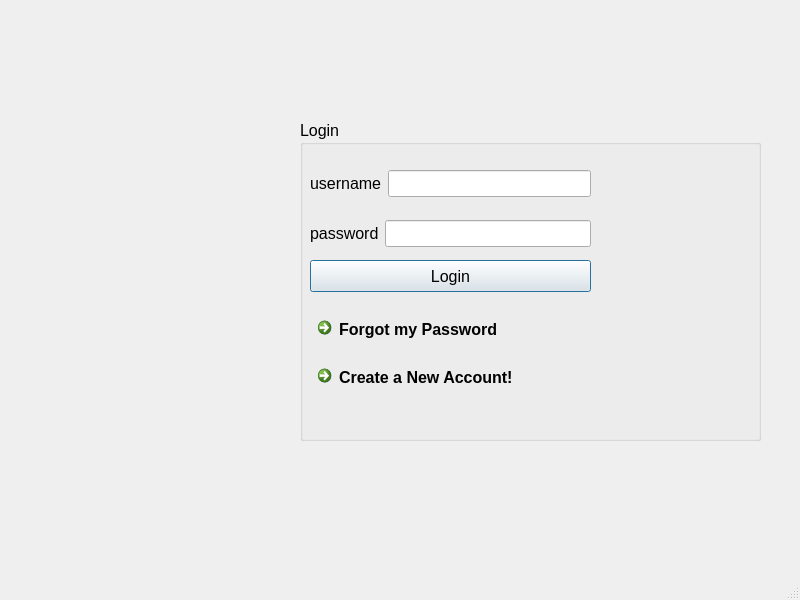
<?xml version="1.0" encoding="UTF-8"?>
<ui version="4.0">
 <class>LOGIN</class>
 <widget class="QMainWindow" name="LOGIN">
  <property name="geometry">
   <rect>
    <x>0</x>
    <y>0</y>
    <width>800</width>
    <height>600</height>
   </rect>
  </property>
  <property name="windowTitle">
   <string>LOGIN</string>
  </property>
  <widget class="QWidget" name="centralwidget">
   <widget class="QLabel" name="logoLabel">
    <property name="geometry">
     <rect>
      <x>0</x>
      <y>0</y>
      <width>161</width>
      <height>151</height>
     </rect>
    </property>
    <property name="text">
     <string/>
    </property>
   </widget>
   <widget class="QGroupBox" name="groupBox">
    <property name="geometry">
     <rect>
      <x>300</x>
      <y>120</y>
      <width>461</width>
      <height>321</height>
     </rect>
    </property>
    <property name="font">
     <font>
      <pointsize>12</pointsize>
     </font>
    </property>
    <property name="title">
     <string>Login</string>
    </property>
    <widget class="QPushButton" name="Login_Button">
     <property name="geometry">
      <rect>
       <x>10</x>
       <y>140</y>
       <width>281</width>
       <height>32</height>
      </rect>
     </property>
     <property name="text">
      <string>Login</string>
     </property>
     <property name="autoDefault">
      <bool>true</bool>
     </property>
     <property name="default">
      <bool>true</bool>
     </property>
    </widget>
    <widget class="QWidget" name="layoutWidget">
     <property name="geometry">
      <rect>
       <x>10</x>
       <y>190</y>
       <width>281</width>
       <height>90</height>
      </rect>
     </property>
     <layout class="QVBoxLayout" name="verticalLayout">
      <item>
       <widget class="QCommandLinkButton" name="commandLinkButton_ForgotMyPassword">
        <property name="text">
         <string>Forgot my Password</string>
        </property>
       </widget>
      </item>
      <item>
       <widget class="QCommandLinkButton" name="commandLinkButton_CreatAccount">
        <property name="text">
         <string>Create a New Account!</string>
        </property>
       </widget>
      </item>
     </layout>
    </widget>
    <widget class="QWidget" name="layoutWidget">
     <property name="geometry">
      <rect>
       <x>10</x>
       <y>50</y>
       <width>281</width>
       <height>27</height>
      </rect>
     </property>
     <layout class="QHBoxLayout" name="horizontalLayout">
      <item>
       <widget class="QLabel" name="Login_Label">
        <property name="text">
         <string>username</string>
        </property>
       </widget>
      </item>
      <item>
       <widget class="QLineEdit" name="Login_Input">
        <property name="text">
         <string/>
        </property>
       </widget>
      </item>
     </layout>
    </widget>
    <widget class="QWidget" name="layoutWidget">
     <property name="geometry">
      <rect>
       <x>10</x>
       <y>100</y>
       <width>281</width>
       <height>27</height>
      </rect>
     </property>
     <layout class="QHBoxLayout" name="horizontalLayout_2">
      <item>
       <widget class="QLabel" name="Password_Label">
        <property name="text">
         <string>password</string>
        </property>
       </widget>
      </item>
      <item>
       <widget class="QLineEdit" name="Password_Input">
        <property name="text">
         <string/>
        </property>
        <property name="echoMode">
         <enum>QLineEdit::Password</enum>
        </property>
       </widget>
      </item>
     </layout>
    </widget>
   </widget>
  </widget>
  <widget class="QStatusBar" name="statusBar"/>
 </widget>
 <resources/>
 <connections/>
</ui>
